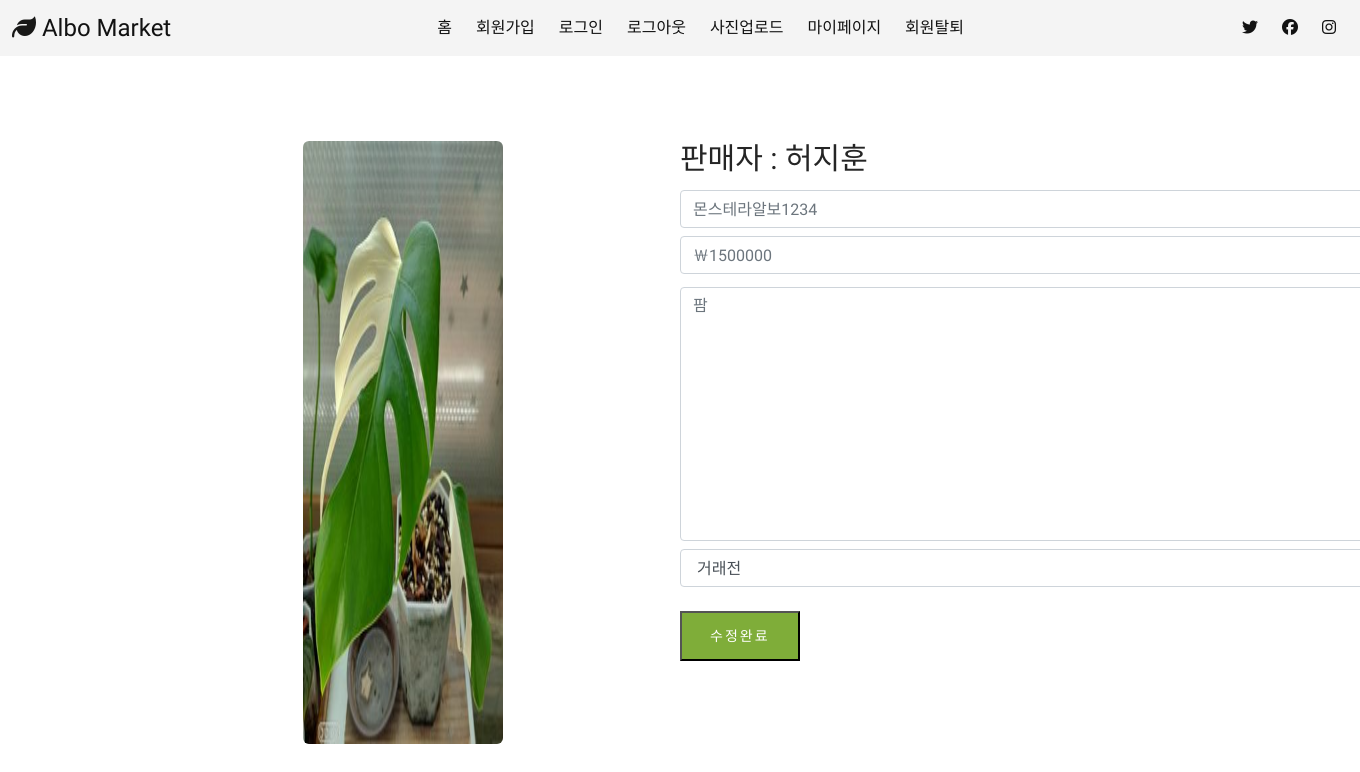
The page /upload/posting/267/editpage on the database as committed earlier.
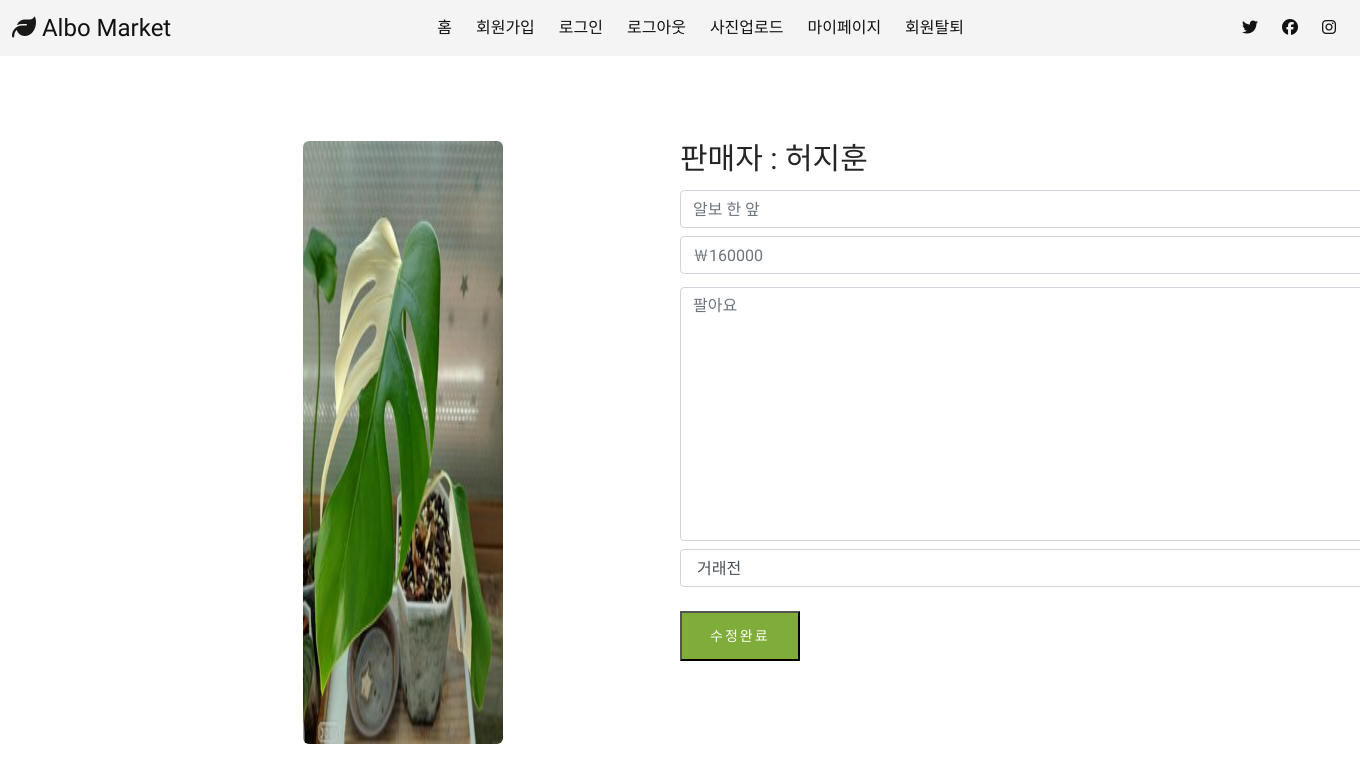
The same page on the database as committed later.
### main/models.py (models this page shows, shortened)
class Item(models.Model):
    item_name = models.CharField(max_length = 20)
    user_name = models.ForeignKey(User, to_field='user_name', related_name='seller', on_delete = models.CASCADE, db_column="user_name", max_length= 20, null=True) #fk추가
    STATUS = (('거래 전','거래 전'), ('거래 완료','거래 완료')) # 전자가 테이블 컬럼 출력값, 후자가 admin 페이지에서 출력
    trade_status = models.CharField(max_length=5, default='거래 전', choices=STATUS, null=True) #거래상태(판매중,거래완료)
    item_price = models.IntegerField(null=True)
    item_content = models.TextField(max_length = 200)
    item_img = models.ImageField(upload_to="images/", blank=True, null=True)
    class Meta:
        db_table = 'item_tb'

class User(models.Model):
    user_name = models.CharField(max_length= 20 ,primary_key=True)
    user_date = models.DateTimeField(auto_now_add=True) #가입일(처음 등록한 시간으로 저장)
    user_email = models.EmailField(unique=True)
    user_password = models.CharField(max_length = 100)
    user_validate = models.BooleanField(default = False)
    STATUS = (('남자','남자'), ('여자','여자'))
    gender = models.CharField(max_length=5 ,choices=STATUS , null=True)
    age = models.IntegerField(null=True)
    year = models.IntegerField(null=True)
    month= models.IntegerField( null=True)
    day= models.IntegerField(null=True)
    def __str__(self):
        return f'{self.user_name}'
    class Meta:
        db_table = 'user_tb'

### main/views.py (the view)
# urls.py: path('upload/posting/<int:pk>/editpage', views.editpage, name='editpage'),
def editpage(request,pk):
    items = Item.objects.get(pk=pk)
    return render(request, 'main/editpage.html',{'items':items})

### main/templates/main/editpage.html (shortened to what this page needs)
<!DOCTYPE html>
<html lang="ko">
    {% load static %}
<head>
    <link rel="stylesheet" href="{%static 'detail_page/css/bootstrap.min.css' %}" type="text/css">
    <link rel="stylesheet" href="{%static 'detail_page/css/font-awesome.min.css' %}" type="text/css">
    <link rel="stylesheet" href="{%static 'detail_page/css/elegant-icons.css' %}" type="text/css">
    <link rel="stylesheet" href="{%static 'detail_page/css/nice-select.css' %}" type="text/css">
    <link rel="stylesheet" href="{%static 'detail_page/css/jquery-ui.min.css' %}" type="text/css">
    <link rel="stylesheet" href="{%static 'detail_page/css/owl.carousel.min.css' %}" type="text/css">
    <link rel="stylesheet" href="{%static 'detail_page/css/slicknav.min.css' %} " type="text/css">
    <link rel="stylesheet" href="{%static 'detail_page/css/style.css' %}" type="text/css">
      <link rel="stylesheet" href="{%static 'css/style.css' %}">
 <nav class="navbar">
    <div class="navbar__logo">
    <i class="fa-solid fa-leaf"></i>
      <a href="{%url 'main_index' %}">Albo Market</a>
    </div>
    <ul class="navbar__menu">
        <li><a href="{%url 'main_index' %}">홈</a></li>
        <li><a href="signup">회원가입</a></li>
        <li><a href="{%url 'main_signin' %}">로그인</a></li>
        <li><a href="{%url 'main_logout' %}">로그아웃</a></li>
        <li><a href="{%url 'main_upload' %}">사진업로드</a></li>
      <li><a href="{%url 'main_mypage' %}">마이페이지</a></li>
      <li><a href="{% url 'user_remove' %}">회원탈퇴</a></li>
    </ul>
    <ul class="navbar__icons">
      <li><i class="fa-brands fa-twitter"></i></li>
      <li><i class="fa-brands fa-facebook"></i></li>
      <li><i class="fa-brands fa-instagram"></i></li>
    </ul>
</nav>
</head>
<body>
    <section class="product-details-spad">
        <div class="product-details">
        <div class="container">
            <div class="row">
                <div class="col-lg-6 col-md-6">
                    <div class="product__details__pic">
                        <div id="product__details__pic__item">
                                <p style="text-align : center;  padding:0px;"><img width="585px" height="603px" class="product__details__pic__item--large" src="{{ items.item_img.url }}"  name="item_img" alt="" ></p>
                          </div>
                    </div>
                </div>
                 <form method="POST" action="{% url 'boardEdit' items.pk %}">{% csrf_token %}
                  <div class = "product__size">
                    <div class="product__details__text">
                        <h3 class="a">판매자 : {{items.user_name}}</h3>
            <p class = "a" style="line-height : 2; ">  <input type="text" class="form-control mt-2" name='item_name' placeholder="{{items.item_name}}"  blank="True"></p>
                        <p class = "product__details__prices" style="line-height : 2;">
                       <input type="text" class="form-control mt-2" name='item_price' placeholder="￦{{items.item_price}}"  null="True">
                        </p>
                        <p class = "a" style="line-height : 2;">  <textarea class="form-control mt-2" rows="10"
                          name='item_content' placeholder="{{items.item_content}}" blank="True"></textarea>
                          </p>
                          <select class="form-control mt-2" name="trade_status" >
                            <option name="trade_status" value="거래전">거래전</option>
                          </select>
                        {% if login_user == post_user %}
                        <div id="jb-sidebar_2">
                          <p>
                          <input class="primary-btn" type="submit" value="수정완료">
                          </p>
                        </div>
                        </div>
                      </div>
                        </form>
                        {% endif %}
                    </div>
                </div>
            </div>
    </section>
</body>
</html>

Rows that differ between the two databases and show on the page:
changed Item "허지훈": item_name "몬스테라알보1234" → "알보 한 앞"; item_price "￦1500000" → "￦160000"; item_content "팜" → "팔아요"
